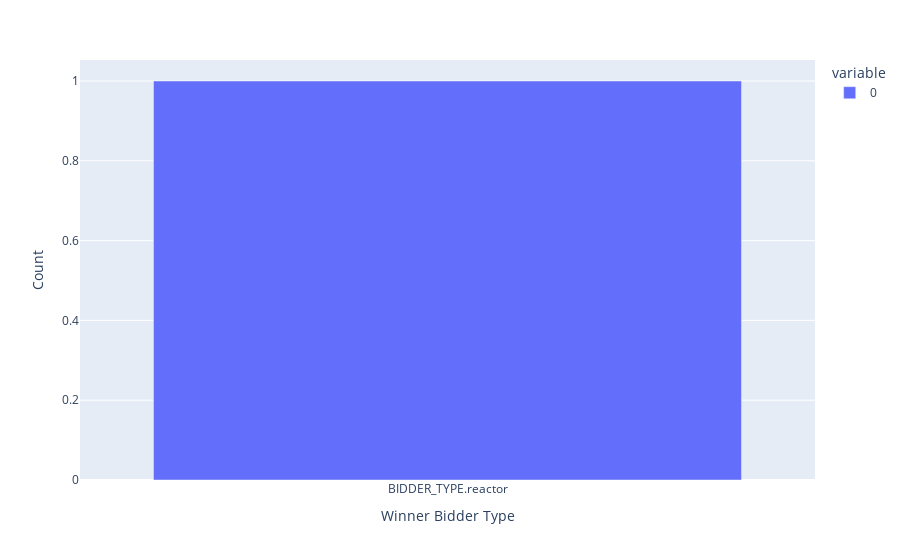

The notebook cell saved with this chart:
### Code cell
# ---WINNING BIDDER TYPE---

fig = px.bar(map(lambda type: str(type), df['winner_type']))
fig.update_xaxes(title='Winner Bidder Type')
fig.update_yaxes(title='Count')
fig.show()

### Figure 1 — Plotly figure (JSON) as saved in the notebook; plotly's stock layout.template omitted (floating-point values rounded to 4 significant figures)
{"data": [{"alignmentgroup": "True", "hovertemplate": "variable=0<br>value=%{x}<br>count=%{y}<extra></extra>", "legendgroup": "0", "marker": {"color": "#636efa", "pattern": {"shape": ""}}, "name": "0", "offsetgroup": "0", "orientation": "v", "showlegend": true, "textposition": "auto", "type": "bar", "x": ["BIDDER_TYPE.reactor"], "xaxis": "x", "y": [1], "yaxis": "y"}], "layout": {"barmode": "relative", "legend": {"title": {"text": "variable"}, "tracegroupgap": 0}, "margin": {"t": 60}, "xaxis": {"anchor": "y", "domain": [0, 1], "title": {"text": "Winner Bidder Type"}}, "yaxis": {"anchor": "x", "domain": [0, 1], "title": {"text": "Count"}}}}
